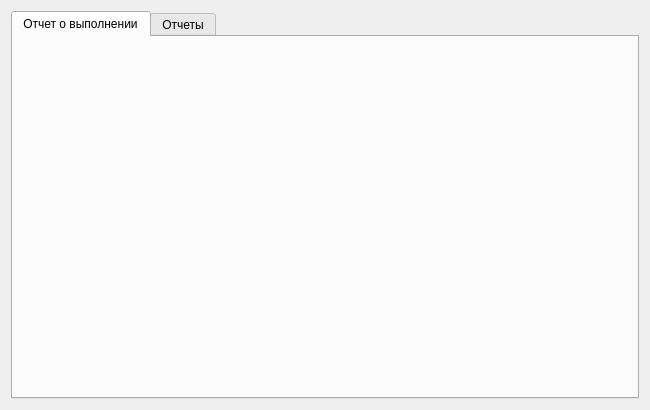
<?xml version="1.0" encoding="UTF-8"?>
<ui version="4.0">
 <class>ZrmReports</class>
 <widget class="QWidget" name="ZrmReports">
  <property name="geometry">
   <rect>
    <x>0</x>
    <y>0</y>
    <width>650</width>
    <height>410</height>
   </rect>
  </property>
  <property name="windowTitle">
   <string>Form</string>
  </property>
  <layout class="QVBoxLayout" name="verticalLayout">
   <item>
    <widget class="QTabWidget" name="tabWidget">
     <property name="currentIndex">
      <number>0</number>
     </property>
     <widget class="ZrmReport" name="tabReport">
      <attribute name="title">
       <string>Отчет о выполнении</string>
      </attribute>
     </widget>
     <widget class="ReportCommon" name="tabReportBase">
      <attribute name="title">
       <string>Отчеты</string>
      </attribute>
     </widget>
    </widget>
   </item>
  </layout>
 </widget>
 <customwidgets>
  <customwidget>
   <class>ZrmReport</class>
   <extends>QWidget</extends>
   <header>zrmreport.h</header>
   <container>1</container>
  </customwidget>
  <customwidget>
   <class>ReportCommon</class>
   <extends>QWidget</extends>
   <header>reportcommon.h</header>
   <container>1</container>
  </customwidget>
 </customwidgets>
 <resources/>
 <connections/>
</ui>
